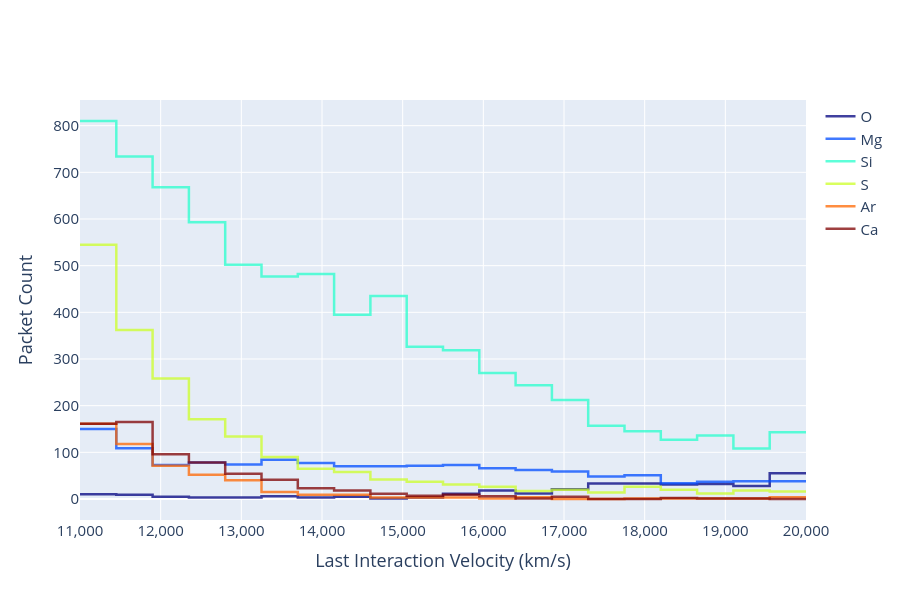

Notebook cell for this chart:
### Markdown cell above
### Real packets mode

### Code cell
plotter.generate_plot_ply()
